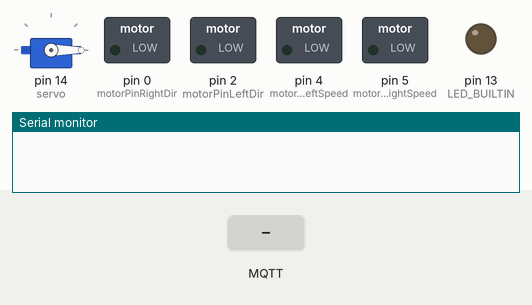
Simulated run of this sketch. Board: Arduino Uno, built for the host (arithmetic inside an expression is 32-bit, double 64-bit). Parts: servo, switched loads named in the sketch (green lamp = pin HIGH), output pins drawn as LEDs (lit = HIGH), the last lines printed to the serial monitor. The test bench sets the inputs (shaded band). No MQTT or app messages arrive unless stated.

Above: at 2.3 s.
2.4 s: MQTT message "h-" arrives on the first subscribed topic
3.9 s: MQTT message "st" arrives on the first subscribed topic
At 4.7 s:
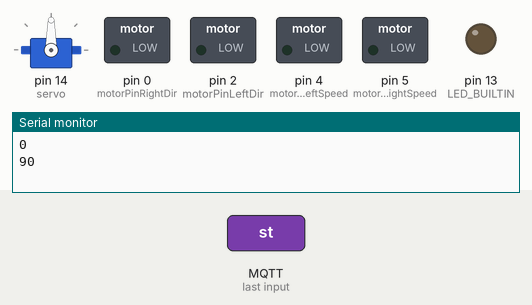
Timing chart, 0 to 6.9 s (numbered marks = the images above; inputs shaded):
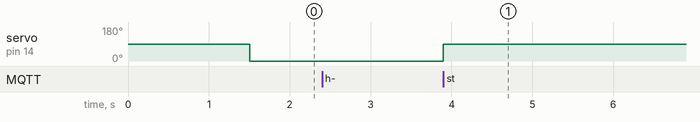

The sketch:

Drivebot-kod.ino
```cpp
//Nödvändiga bibliotek inkluderas.
#include "EspMQTTClient.h"
#include <Servo.h>

Servo servo;

void onConnectionEstablished();

//Klienten sätts upp. Wifi-ssid och lösenord för internetanslutning.
//Info för att kunna ansluta till rätt MQTT-broker.
EspMQTTClient client(
  "...",           // Wifi ssid
  "...",           // Wifi password
  "maqiatto.com",  // MQTT broker ip
  1883,             // MQTT broker port
  "linus.olofsson@abbindustrigymnasium.se",            // MQTT username
  "robotbil123",       // MQTT password
  "Robotbilen",          // Client name
  onConnectionEstablished, // Connection established callback
  true,             // Enable web updater
  true              // Enable debug messages
);

//Pins på baskortet definieras. Används till motorn.
#define motorPinRightDir  0//D2
#define motorPinRightSpeed 5//D1
#define motorPinLeftDir 2
#define motorPinLeftSpeed 4

//Pin för servo definieras. Pinmode sätts för alla pins.
void setup() {
  servo.attach(14); //D5
  pinMode(motorPinRightDir, OUTPUT);
  pinMode(motorPinRightSpeed, OUTPUT);
  pinMode(motorPinLeftDir, OUTPUT);
  pinMode(motorPinLeftSpeed, OUTPUT);
  pinMode(LED_BUILTIN, OUTPUT);
  digitalWrite(LED_BUILTIN, LOW);
  Serial.begin(115200);
}

//Integers för hastighet, körriktning och styrningsvinkel definieras.
bool off = false;
int speed = 0;
int degrees = 0;
int dir = 0;


/*
void turn(bool left, int degrees) {

  if (left == true)
  {
    degrees -= 90;

    if (degrees < 0)
    {
      degrees = 0;
      digitalWrite(motorPinLeftDir, 1);
      analogWrite(motorPinLeftSpeed, 1000);
    }
    servo.write(degrees);
    Serial.println("Åk Vänster!");
  }
  else
  {

    degrees += 90;
    if (degrees > 180)
    {
      degrees = 180;
      digitalWrite(motorPinLeftDir, 1);
      analogWrite(motorPinLeftSpeed, 1000);
    }
    servo.write(degrees);
    Serial.println("Åk Höger!");

  }
  Serial.println(degrees);


}

void drive(bool dir, int speed) {

  //Om du vill åka rakt fram eller bak
  servo.write(90);

  Serial.println("Åk!");

  Serial.println(speed);
  digitalWrite(motorPinLeftDir, dir);
  analogWrite(motorPinLeftSpeed, speed);

  digitalWrite(motorPinRightDir, dir);
  analogWrite(motorPinRightSpeed, speed);

  digitalWrite(LED_BUILTIN, dir);

}

*/

void onConnectionEstablished(){

  //När meddelande skickas till MQTT-brokern under topicet "speed" utförs det inne i funktionen.
  client.subscribe("linus.olofsson@abbindustrigymnasium.se/speed", [] (const String & payload){

    //Om payloaden börjar på "h-" ska allt från och med det tredje till sista tecknet plockas ut.
    //De utplockade tecknen blir till en string "value". Integern speed sätts till value gånger 20.
    //Integern dir sätts till 0, som är bakåt.
    if (payload.startsWith("h-")){
      char info = payload.charAt(0);
      int length = payload.length();
      String value = payload.substring(2, length);
      speed = value.toInt()*20;
      dir = 0;
      Serial.println(speed);
    }
    //Om payloaden börjar på "h" görs samma sak som innan.
    //Integern dir sätts till 1, som är framåt.
    else if (payload.startsWith("h")){
      char info = payload.charAt(0);
      int length = payload.length();
      String value = payload.substring(1, length);
      speed = value.toInt()*20;
      dir = 1;
      Serial.println(speed);
    }
    //Om payloaden börjar på "st" sätts integern speed till 0 (bilen stannar).
    else if (payload.startsWith("st")){
      speed = 0;
    };

    //Om payloaden börjar på "s-" ska allt från och med det andra till sista tecknet plockas ut.
    //De utplockade tecknen blir till en string "value". Integern degrees sätts till value plus 90 grader.
    if (payload.startsWith("s-")){
      char info = payload.charAt(0);
      int length = payload.length();
      String value = payload.substring(1, length);
      degrees = value.toInt()+90;
      Serial.println(degrees);
    }
    //Om payloaden börjar på "s" görs samma sak som innan.
    else if (payload.startsWith("s")){
      char info = payload.charAt(0);
      int length = payload.length();
      String value = payload.substring(1, length);
      degrees = value.toInt()+90;
      Serial.println(degrees);
    }
    //Om payloaden börjar på "st" sätts integern degrees till 90 (hjulen pekar framåt).
    else if (payload.startsWith("st")){
      degrees = 90;
      Serial.println(degrees);
    }


  });

}

//Allt inom denna funktion körs om och om igen.
//Motorn kör i riktningen "dir" med hastigheten "speed"
//Servot styr med "degrees" antal grader.
void loop() {

  client.loop();

  digitalWrite(motorPinRightDir, dir);
  analogWrite(motorPinRightSpeed, speed);
  servo.write(degrees);

}
```

Measured:
- after the input at 3.9 s, servo on pin 14 (servo): 0° → 90° at once
